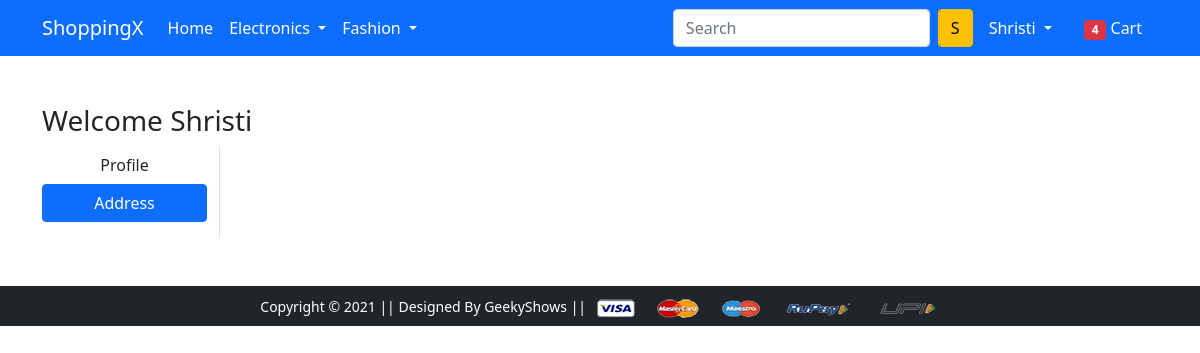
Page /address/ (signed in) on the earlier database version.
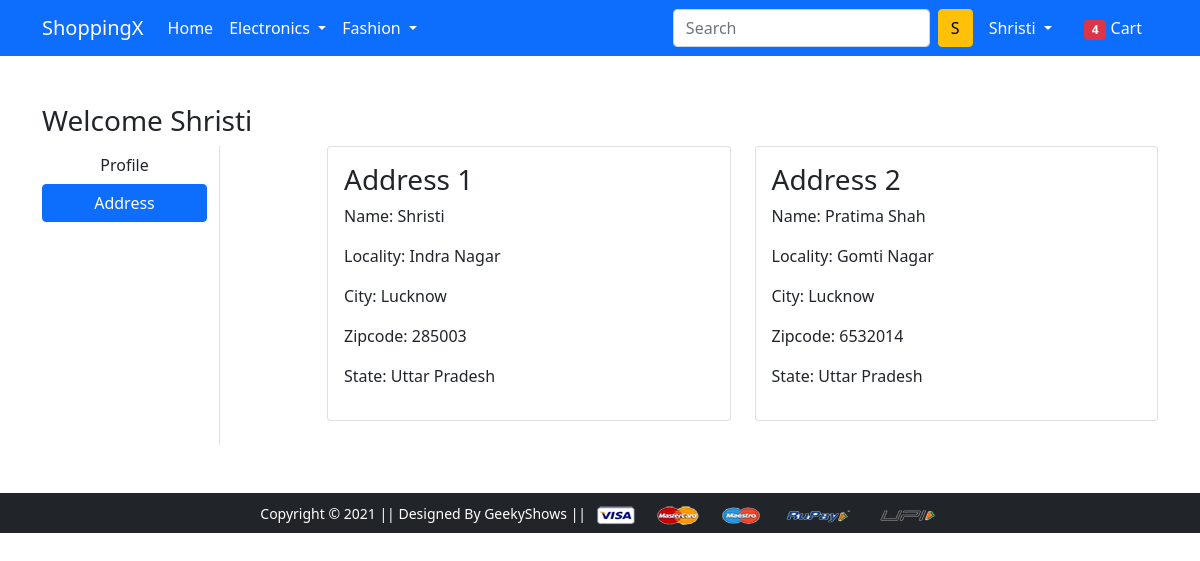
Same page on the later database version.
### app/models.py (models this page shows, shortened)
class Customer(models.Model):
    user=models.ForeignKey(User,on_delete=models.CASCADE)
    name=models.CharField(max_length=200)
    locality=models.CharField(max_length=200)
    city=models.CharField(max_length=50)
    zipcode=models.IntegerField()
    state=models.CharField(choices=STATE_CHOICES,max_length=50)

### app/views.py (the view)
# urls.py: path('address/', views.address, name='address'),
@login_required
def address(request):
  add=Customer.objects.filter(user=request.user)
  return render(request, 'app/address.html',{'add':add,'active':'btn-primary'})

### app/templates/app/address.html (shortened to what this page needs)
{% extends 'app/base.html' %}
{% load static %}
{% block main-content %}
<div class="container my-5">
 <div class="row">
 <h3>Welcome {{request.user|capfirst}}</h3>
  <div class="col-sm-2 border-end">
   <ul class="list-unstyled">
    <li class="d-grid"><a href="{% url 'profile' %}" class="btn ">Profile</a></li>
    <li class="d-grid"><a href="{% url 'address' %}" class="btn {{active}} ">Address</a></li>
   </ul>
  </div>
  <div class="col-sm-9 offset-sm-1">
   <div class="row">
    {% for ad in add %}
    <div class="col-sm-6 mb-4">
     <div class="card">
      <div class="card-body">
       <h3>Address {{forloop.counter}}</h3>
       <p>Name: {{ad.name}}</p>
       <p>Locality: {{ad.locality}}</p>
       <p>City: {{ad.city}}</p>
       <p>Zipcode: {{ad.zipcode}}</p>
       <p>State: {{ad.state}}</p>
      </div>
     </div>
    </div>
    {% endfor %}
   </div>
  </div>
 </div>
</div>
{% endblock main-content %}

Differences in the rows shown:
added Customer: name "Shristi", locality "Indra Nagar", city "Lucknow", zipcode "285003", state "Uttar Pradesh"
added Customer: name "Pratima Shah", locality "Gomti Nagar", city "Lucknow", zipcode "6532014", state "Uttar Pradesh"
